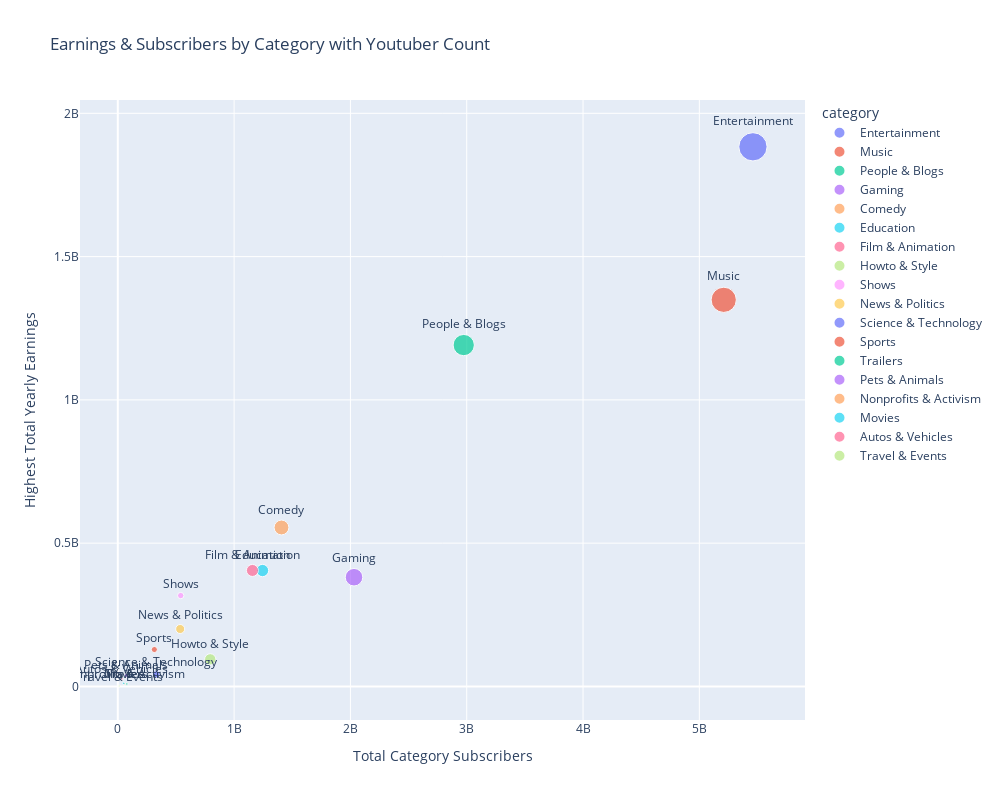

Notebook code cell kept with this figure:
### Code cell
px.scatter(categorydf, x='subscribers', y='highest_yearly_earnings', size ='youtuber_count',color=categorydf.index,text=categorydf.index, labels = {'subscribers': 'Total Category Subscribers',
                          'highest_yearly_earnings': 'Highest Total Yearly Earnings'},
                     title ='Earnings & Subscribers by Category with Youtuber Count').update_layout(
                                                                                autosize=False, height=800, width=1000).update_traces(textposition='top center')

### Figure 1 — Plotly figure (JSON) as saved in the notebook; plotly's stock layout.template omitted (floating-point values rounded to 4 significant figures)
{"data": [{"hovertemplate": "category=%{text}<br>Total Category Subscribers=%{x}<br>Highest Total Yearly Earnings=%{y}<br>youtuber_count=%{marker.size}<extra></extra>", "legendgroup": "Entertainment", "marker": {"color": "#636efa", "size": [255], "sizemode": "area", "sizeref": 0.6375, "symbol": "circle"}, "mode": "markers+text", "name": "Entertainment", "orientation": "v", "showlegend": true, "text": ["Entertainment"], "textposition": "top center", "type": "scatter", "x": [5460700000], "xaxis": "x", "y": [1883000000.0], "yaxis": "y"}, {"hovertemplate": "category=%{text}<br>Total Category Subscribers=%{x}<br>Highest Total Yearly Earnings=%{y}<br>youtuber_count=%{marker.size}<extra></extra>", "legendgroup": "Music", "marker": {"color": "#EF553B", "size": [203], "sizemode": "area", "sizeref": 0.6375, "symbol": "circle"}, "mode": "markers+text", "name": "Music", "orientation": "v", "showlegend": true, "text": ["Music"], "textposition": "top center", "type": "scatter", "x": [5209500000], "xaxis": "x", "y": [1349000000.0], "yaxis": "y"}, {"hovertemplate": "category=%{text}<br>Total Category Subscribers=%{x}<br>Highest Total Yearly Earnings=%{y}<br>youtuber_count=%{marker.size}<extra></extra>", "legendgroup": "People & Blogs", "marker": {"color": "#00cc96", "size": [144], "sizemode": "area", "sizeref": 0.6375, "symbol": "circle"}, "mode": "markers+text", "name": "People & Blogs", "orientation": "v", "showlegend": true, "text": ["People & Blogs"], "textposition": "top center", "type": "scatter", "x": [2974200000], "xaxis": "x", "y": [1191000000.0], "yaxis": "y"}, {"hovertemplate": "category=%{text}<br>Total Category Subscribers=%{x}<br>Highest Total Yearly Earnings=%{y}<br>youtuber_count=%{marker.size}<extra></extra>", "legendgroup": "Gaming", "marker": {"color": "#ab63fa", "size": [98], "sizemode": "area", "sizeref": 0.6375, "symbol": "circle"}, "mode": "markers+text", "name": "Gaming", "orientation": "v", "showlegend": true, "text": ["Gaming"], "textposition": "top center", "type": "scatter", "x": [2030900000], "xaxis": "x", "y": [381100000.0], "yaxis": "y"}, {"hovertemplate": "category=%{text}<br>Total Category Subscribers=%{x}<br>Highest Total Yearly Earnings=%{y}<br>youtuber_count=%{marker.size}<extra></extra>", "legendgroup": "Comedy", "marker": {"color": "#FFA15A", "size": [70], "sizemode": "area", "sizeref": 0.6375, "symbol": "circle"}, "mode": "markers+text", "name": "Comedy", "orientation": "v", "showlegend": true, "text": ["Comedy"], "textposition": "top center", "type": "scatter", "x": [1407300000], "xaxis": "x", "y": [554665000], "yaxis": "y"}, {"hovertemplate": "category=%{text}<br>Total Category Subscribers=%{x}<br>Highest Total Yearly Earnings=%{y}<br>youtuber_count=%{marker.size}<extra></extra>", "legendgroup": "Education", "marker": {"color": "#19d3f3", "size": [48], "sizemode": "area", "sizeref": 0.6375, "symbol": "circle"}, "mode": "markers+text", "name": "Education", "orientation": "v", "showlegend": true, "text": ["Education"], "textposition": "top center", "type": "scatter", "x": [1244300000], "xaxis": "x", "y": [404470301], "yaxis": "y"}, {"hovertemplate": "category=%{text}<br>Total Category Subscribers=%{x}<br>Highest Total Yearly Earnings=%{y}<br>youtuber_count=%{marker.size}<extra></extra>", "legendgroup": "Film & Animation", "marker": {"color": "#FF6692", "size": [46], "sizemode": "area", "sizeref": 0.6375, "symbol": "circle"}, "mode": "markers+text", "name": "Film & Animation", "orientation": "v", "showlegend": true, "text": ["Film & Animation"], "textposition": "top center", "type": "scatter", "x": [1157400000], "xaxis": "x", "y": [404700000.0], "yaxis": "y"}, {"hovertemplate": "category=%{text}<br>Total Category Subscribers=%{x}<br>Highest Total Yearly Earnings=%{y}<br>youtuber_count=%{marker.size}<extra></extra>", "legendgroup": "Howto & Style", "marker": {"color": "#B6E880", "size": [41], "sizemode": "area", "sizeref": 0.6375, "symbol": "circle"}, "mode": "markers+text", "name": "Howto & Style", "orientation": "v", "showlegend": true, "text": ["Howto & Style"], "textposition": "top center", "type": "scatter", "x": [794900000], "xaxis": "x", "y": [94460000.0], "yaxis": "y"}, {"hovertemplate": "category=%{text}<br>Total Category Subscribers=%{x}<br>Highest Total Yearly Earnings=%{y}<br>youtuber_count=%{marker.size}<extra></extra>", "legendgroup": "Shows", "marker": {"color": "#FF97FF", "size": [13], "sizemode": "area", "sizeref": 0.6375, "symbol": "circle"}, "mode": "markers+text", "name": "Shows", "orientation": "v", "showlegend": true, "text": ["Shows"], "textposition": "top center", "type": "scatter", "x": [541000000], "xaxis": "x", "y": [317000000], "yaxis": "y"}, {"hovertemplate": "category=%{text}<br>Total Category Subscribers=%{x}<br>Highest Total Yearly Earnings=%{y}<br>youtuber_count=%{marker.size}<extra></extra>", "legendgroup": "News & Politics", "marker": {"color": "#FECB52", "size": [26], "sizemode": "area", "sizeref": 0.6375, "symbol": "circle"}, "mode": "markers+text", "name": "News & Politics", "orientation": "v", "showlegend": true, "text": ["News & Politics"], "textposition": "top center", "type": "scatter", "x": [536400000], "xaxis": "x", "y": [200400000.0], "yaxis": "y"}, {"hovertemplate": "category=%{text}<br>Total Category Subscribers=%{x}<br>Highest Total Yearly Earnings=%{y}<br>youtuber_count=%{marker.size}<extra></extra>", "legendgroup": "Science & Technology", "marker": {"color": "#636efa", "size": [18], "sizemode": "area", "sizeref": 0.6375, "symbol": "circle"}, "mode": "markers+text", "name": "Science & Technology", "orientation": "v", "showlegend": true, "text": ["Science & Technology"], "textposition": "top center", "type": "scatter", "x": [331000000], "xaxis": "x", "y": [42163019], "yaxis": "y"}, {"hovertemplate": "category=%{text}<br>Total Category Subscribers=%{x}<br>Highest Total Yearly Earnings=%{y}<br>youtuber_count=%{marker.size}<extra></extra>", "legendgroup": "Sports", "marker": {"color": "#EF553B", "size": [12], "sizemode": "area", "sizeref": 0.6375, "symbol": "circle"}, "mode": "markers+text", "name": "Sports", "orientation": "v", "showlegend": true, "text": ["Sports"], "textposition": "top center", "type": "scatter", "x": [314300000], "xaxis": "x", "y": [128766300], "yaxis": "y"}, {"hovertemplate": "category=%{text}<br>Total Category Subscribers=%{x}<br>Highest Total Yearly Earnings=%{y}<br>youtuber_count=%{marker.size}<extra></extra>", "legendgroup": "Trailers", "marker": {"color": "#00cc96", "size": [2], "sizemode": "area", "sizeref": 0.6375, "symbol": "circle"}, "mode": "markers+text", "name": "Trailers", "orientation": "v", "showlegend": true, "text": ["Trailers"], "textposition": "top center", "type": "scatter", "x": [78000000], "xaxis": "x", "y": [8700000], "yaxis": "y"}, {"hovertemplate": "category=%{text}<br>Total Category Subscribers=%{x}<br>Highest Total Yearly Earnings=%{y}<br>youtuber_count=%{marker.size}<extra></extra>", "legendgroup": "Pets & Animals", "marker": {"color": "#ab63fa", "size": [4], "sizemode": "area", "sizeref": 0.6375, "symbol": "circle"}, "mode": "markers+text", "name": "Pets & Animals", "orientation": "v", "showlegend": true, "text": ["Pets & Animals"], "textposition": "top center", "type": "scatter", "x": [72400000], "xaxis": "x", "y": [38300346], "yaxis": "y"}, {"hovertemplate": "category=%{text}<br>Total Category Subscribers=%{x}<br>Highest Total Yearly Earnings=%{y}<br>youtuber_count=%{marker.size}<extra></extra>", "legendgroup": "Nonprofits & Activism", "marker": {"color": "#FFA15A", "size": [2], "sizemode": "area", "sizeref": 0.6375, "symbol": "circle"}, "mode": "markers+text", "name": "Nonprofits & Activism", "orientation": "v", "showlegend": true, "text": ["Nonprofits & Activism"], "textposition": "top center", "type": "scatter", "x": [55500000], "xaxis": "x", "y": [9400000], "yaxis": "y"}, {"hovertemplate": "category=%{text}<br>Total Category Subscribers=%{x}<br>Highest Total Yearly Earnings=%{y}<br>youtuber_count=%{marker.size}<extra></extra>", "legendgroup": "Movies", "marker": {"color": "#19d3f3", "size": [2], "sizemode": "area", "sizeref": 0.6375, "symbol": "circle"}, "mode": "markers+text", "name": "Movies", "orientation": "v", "showlegend": true, "text": ["Movies"], "textposition": "top center", "type": "scatter", "x": [51300000], "xaxis": "x", "y": [10900000], "yaxis": "y"}, {"hovertemplate": "category=%{text}<br>Total Category Subscribers=%{x}<br>Highest Total Yearly Earnings=%{y}<br>youtuber_count=%{marker.size}<extra></extra>", "legendgroup": "Autos & Vehicles", "marker": {"color": "#FF6692", "size": [2], "sizemode": "area", "sizeref": 0.6375, "symbol": "circle"}, "mode": "markers+text", "name": "Autos & Vehicles", "orientation": "v", "showlegend": true, "text": ["Autos & Vehicles"], "textposition": "top center", "type": "scatter", "x": [35700000], "xaxis": "x", "y": [26300000], "yaxis": "y"}, {"hovertemplate": "category=%{text}<br>Total Category Subscribers=%{x}<br>Highest Total Yearly Earnings=%{y}<br>youtuber_count=%{marker.size}<extra></extra>", "legendgroup": "Travel & Events", "marker": {"color": "#B6E880", "size": [1], "sizemode": "area", "sizeref": 0.6375, "symbol": "circle"}, "mode": "markers+text", "name": "Travel & Events", "orientation": "v", "showlegend": true, "text": ["Travel & Events"], "textposition": "top center", "type": "scatter", "x": [12500000], "xaxis": "x", "y": [1500000], "yaxis": "y"}], "layout": {"autosize": false, "height": 800, "legend": {"itemsizing": "constant", "title": {"text": "category"}, "tracegroupgap": 0}, "title": {"text": "Earnings & Subscribers by Category with Youtuber Count"}, "width": 1000, "xaxis": {"anchor": "y", "autorange": true, "domain": [0, 1], "range": [-325300000.0, 5910000000.0], "title": {"text": "Total Category Subscribers"}, "type": "linear"}, "yaxis": {"anchor": "x", "autorange": true, "domain": [0, 1], "range": [-117200000.0, 2046000000.0], "title": {"text": "Highest Total Yearly Earnings"}, "type": "linear"}}}
